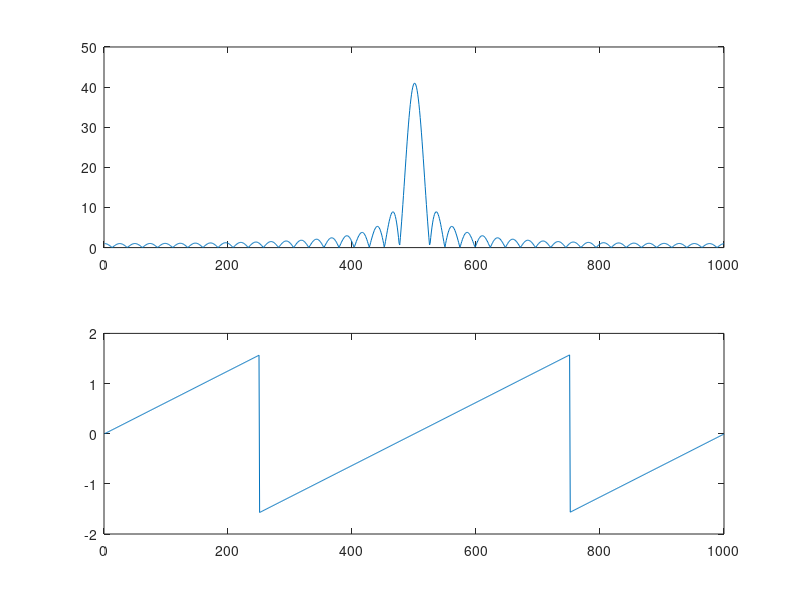

The MATLAB source for this figure:
M = 1000;
f = zeros(1, M);
l = 20;
f(M/2-l:M/2+l) = 1;
F = fft(f);
Fc = fftshift(F);
rFc = real(Fc);
iFc = imag(Fc);
subplot(2,1,1); plot(abs(Fc));
subplot(2,1,2); plot(atan(iFc./rFc));